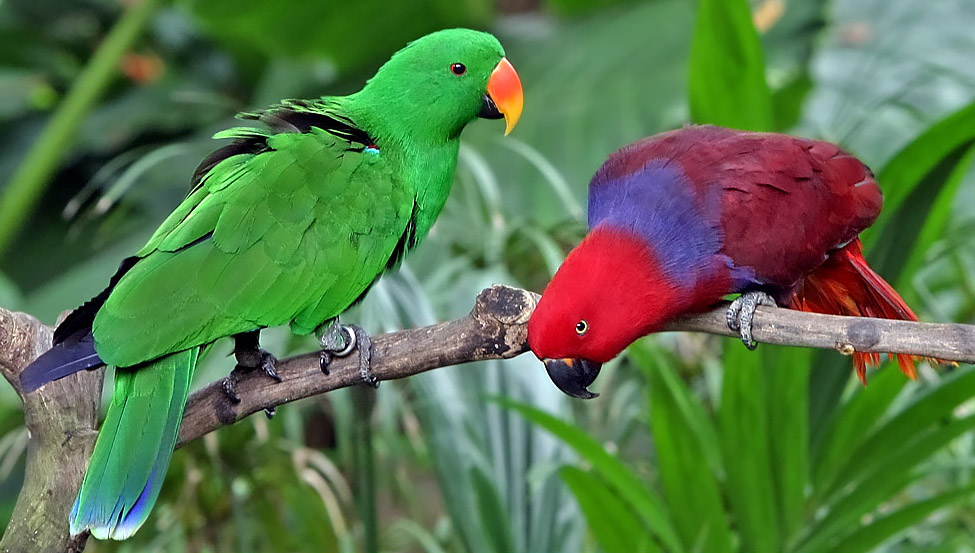
%> input picture Assignment1/Eclectus_roratus-20030511.jpg, 975 x 553 px
$ octave Assigment1.m   (GNU Octave 9; MATLAB toolbox functions it lacks are replaced by stand-ins)
%> lines starting %> are read from the running program, lines starting %| are printed output that depends on the picture
bsp_image = imread('Eclectus_roratus-20030511.jpg');
%> bsp_image is the input picture: size 553x975x3 uint8; mean R, G, B 87.6, 117.3, 74.5
assignment_image = im2double(bsp_image);
%subplot(3,3,2);
%imshow(assignment_image);
%title('Original Image')

assignment_image_2_added_brightness = assignment_image+ 0.2;
% [4 lines of commented-out code are left out]


redChannel = assignment_image(:,:,1)*0.8;
greenChannel = assignment_image(:,:,2) *0.2;
blueChannel = assignment_image(:,:,3)*0.1;
newImage = cat(3, redChannel, greenChannel, blueChannel);
% [4 lines of commented-out code are left out]


redChannel_1 = assignment_image(:,:,1)*0.3;
greenChannel_1 = assignment_image(:,:,2) *0.6;
blueChannel_1 = assignment_image(:,:,3)*0.1;
newImage_1 = 0.2126 * redChannel_1 + 0.7152 * greenChannel_1 + 0.0722 * blueChannel_1;
newImage_1 = newImage_1 / max(newImage_1(:));
% [4 lines of commented-out code are left out]


height_ = size(assignment_image, 1)*0.2;
%> height_ = 110.6
width_ = size(assignment_image,2)*0.8;
%> width_ = 780
square_image = insertShape(assignment_image, 'FilledRectangle', [width_, height_, 10, 10], 'Color', 'white', 'Opacity', 1);
%subplot(3,3,7);
%imshow(square_image);
%title('Sliced Image')

Image_with_horizontical_line = assignment_image;
Image_with_horizontical_line(415, 1:975, 1) = 1;
Image_with_horizontical_line(415, 1:975, 2) = 1;
Image_with_horizontical_line(415, 1:975, 3) = 1;
%subplot(3,3,8);
%imshow(Image_with_horizontical_line);
%title('Horizonticle line')


Image_with_verticle_line = assignment_image;
Image_with_verticle_line(1:553, 244, 1)=1;
Image_with_verticle_line(1:553,244,2)=1;
Image_with_verticle_line(1:553,244,3)=1;

% [8 lines of commented-out code are left out]

Yimg_red = assignment_image(:,:,1)*0.299;
Yimg_green = assignment_image(:,:,2)* 0.587;
Yimg_blue = assignment_image(:,:,3)*0.114;

Yimg = Yimg_red + Yimg_green + Yimg_blue;
%imshow(Yimg);

Uimg_red = assignment_image(:,:,1)* (-0.14713);
Uimg_green = assignment_image(:,:,2)* (-0.28886);
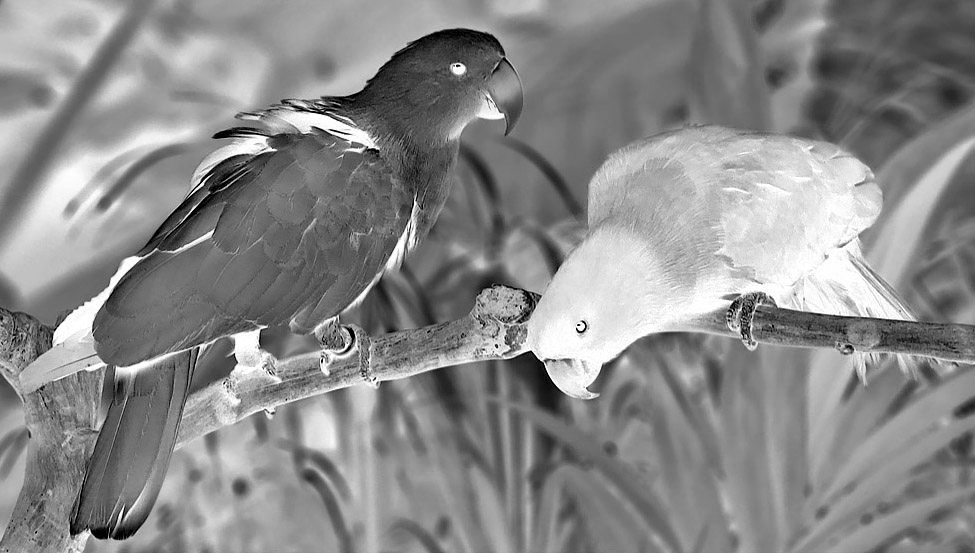
%> Uimg_green: size 553x975 double; min -0.289, max 0, mean -0.133; drawn with min black and max white
Uimg_blue = assignment_image(:,:,3) * 0.436;

Uimg = Uimg_red + Uimg_green + Uimg_blue;
%imshow(Uimg);

Vimg_red = assignment_image(:,:,1)* 0.615;
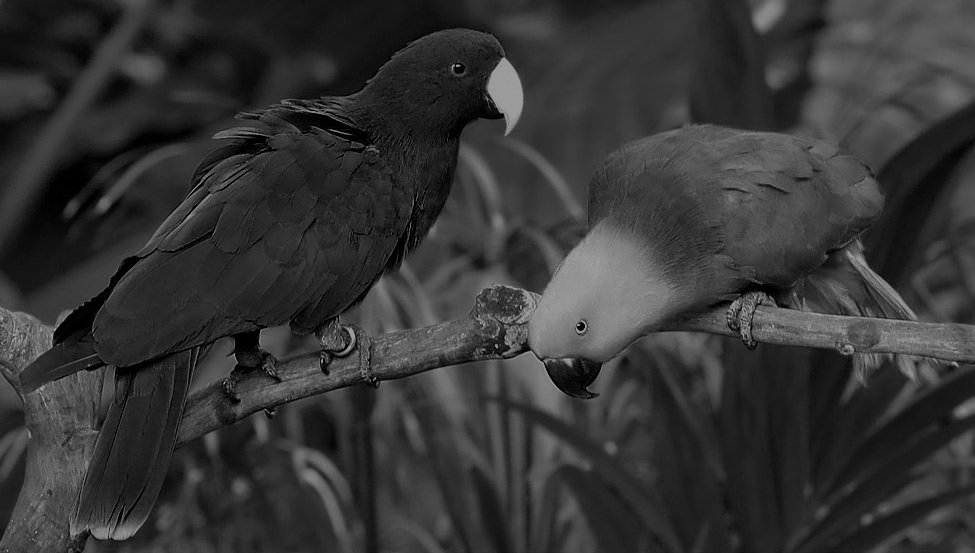
%> Vimg_red: size 553x975 double; min 0, max 0.615, mean 0.211
Vimg_green = assignment_image(:,:,2)* (-0.51499);
Vimg_blue = assignment_image(:,:,3) * (-0.10001);
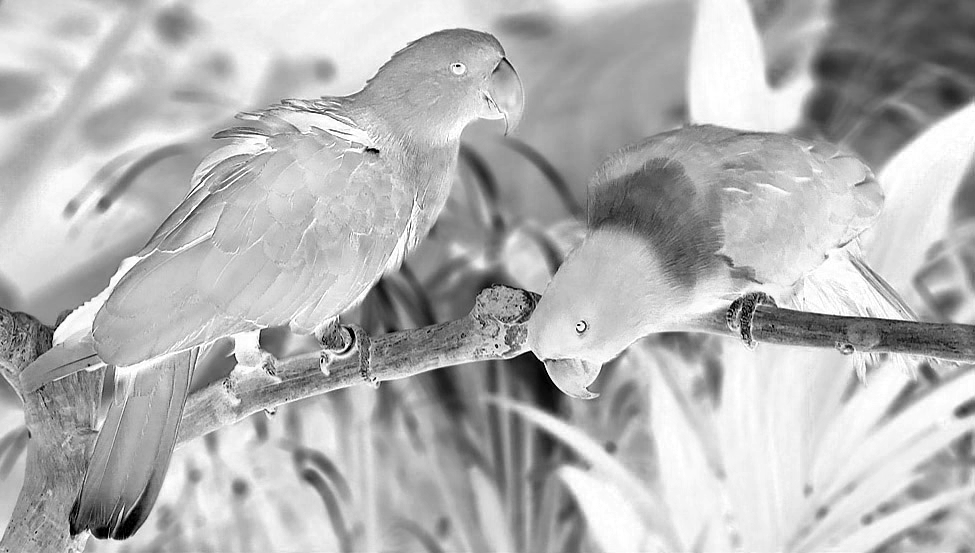
%> Vimg_blue: size 553x975 double; min -0.1, max 0, mean -0.0292; drawn with min black and max white

Vimg = Vimg_red + Vimg_green + Vimg_blue;
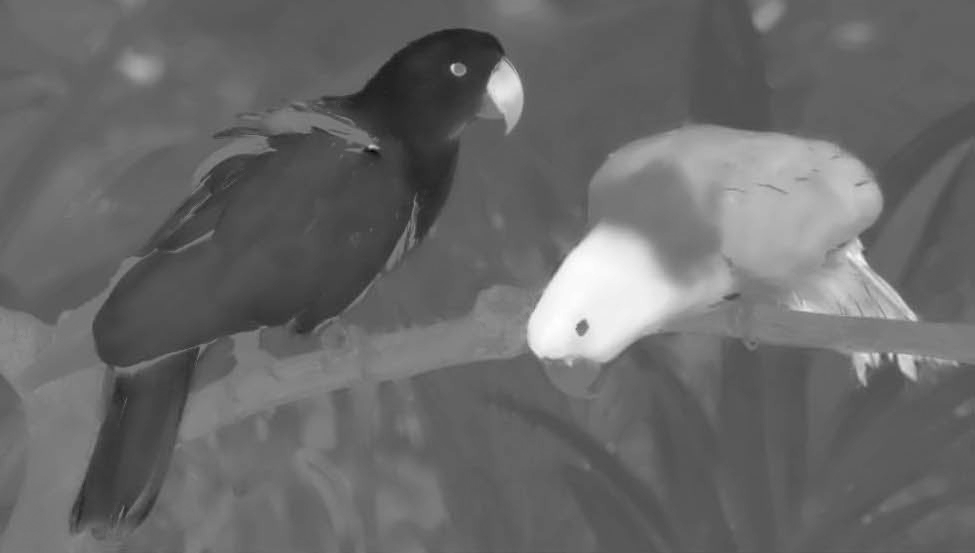
%> Vimg: size 553x975 double; min -0.458, max 0.515, mean -0.0548; drawn with min black and max white
%imshow(Vimg);

YUV_img = cat(3, Yimg, Uimg, Vimg);
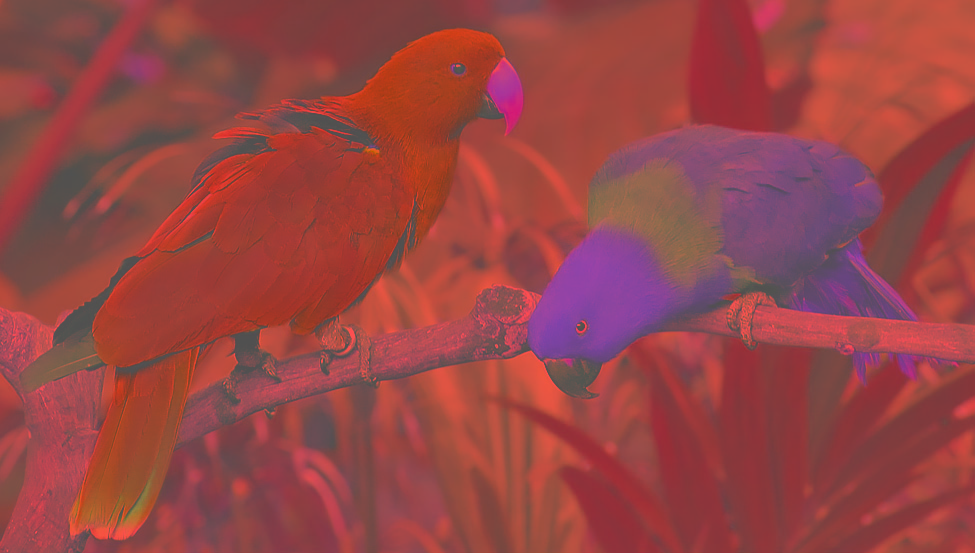
%> YUV_img: size 553x975x3 double; mean R, G, B 0.406, -0.0561, -0.0548; drawn with min black and max white

% [7 lines of commented-out code are left out]

Rimg_y = YUV_img(:,:,1) * 1;
Gimg_y = YUV_img(:,:,2) * 0;
%> Gimg_y: size 553x975 double; every value is 0
Bimg_y = YUV_img(:,:,3) * 1.13983;


Img_y = Rimg_y + Gimg_y + Bimg_y;
%imshow(Img_y);

Rimg_u = YUV_img(:,:,1) * 1;
Gimg_u = YUV_img(:,:,2) * (-0.39465);
Bimg_u = YUV_img(:,:,3) * (-0.58060);
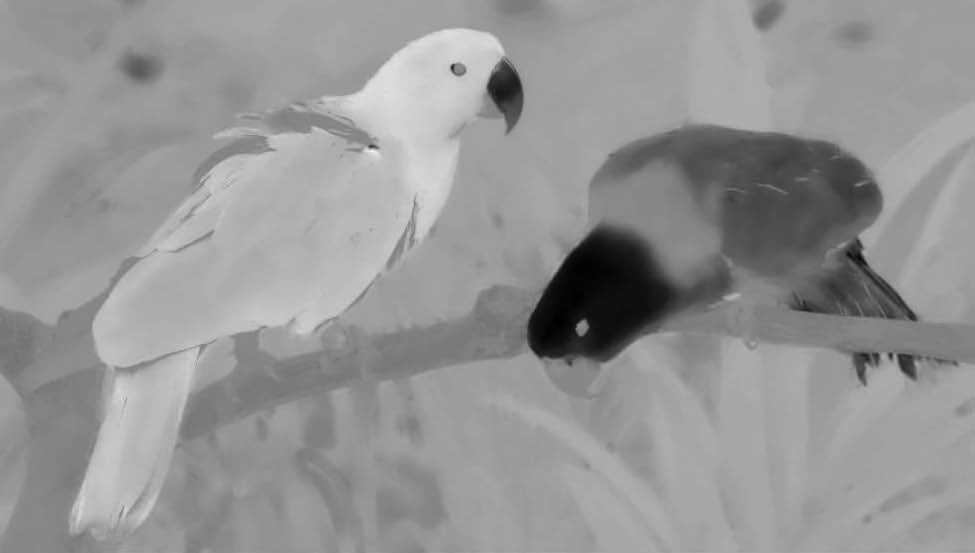
%> Bimg_u: size 553x975 double; min -0.299, max 0.266, mean 0.0318; drawn with min black and max white

Img_u = Rimg_u + Gimg_u + Bimg_u;
%imshow(Img_u);

Rimg_v = YUV_img(:,:,1) * 1;
Gimg_v = YUV_img(:,:,2) * 2.03211;
Bimg_v = YUV_img(:,:,3) * 0;
%> Bimg_v: size 553x975 double; every value is 0

Img_v = Rimg_v + Gimg_v + Bimg_v;
%imshow(Img_v);

RGB_img=cat(3, Img_y, Img_u, Img_v);
%subplot(3,3,10);
%imshow(RGB_img);
%title('YUV2RGB image')

filter = fspecial('gaussian',[9 9],10);
Y_filtered = imfilter(Img_y,filter,'same');

Blured_img_Y = cat(3, Y_filtered, Img_u, Img_v);
%imshow(Blured_img_Y);
blurred_Rimg_y = Blured_img_Y(:,:,1) * 1;
blurred_Gimg_y = Blured_img_Y(:,:,2) * 0;
%> blurred_Gimg_y: size 553x975 double; every value is 0
blurred_Bimg_y = Blured_img_Y(:,:,3) * 1.13983;


blurred_Img_y = blurred_Rimg_y + blurred_Gimg_y + blurred_Bimg_y;
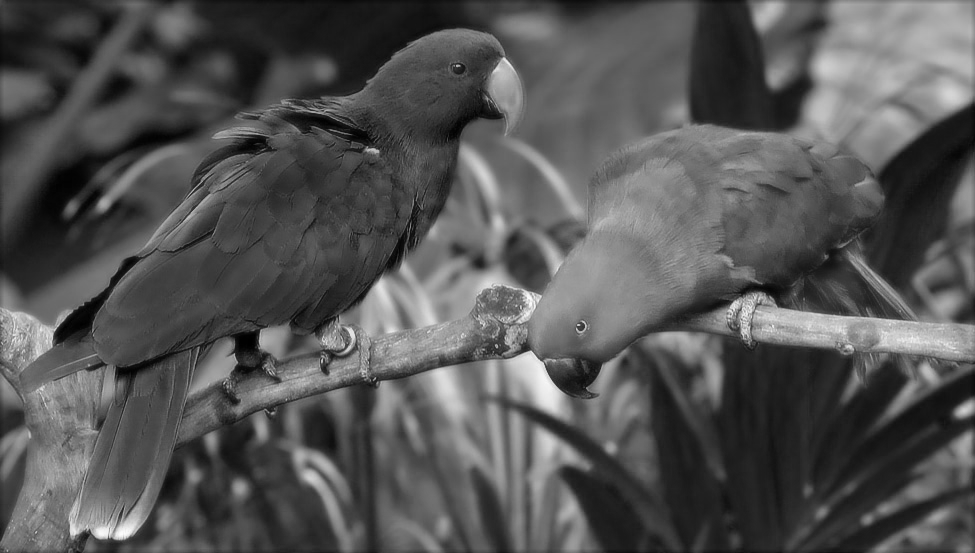
%> blurred_Img_y: size 553x975 double; min 0.00254, max 2.01, mean 0.674; drawn with min black and max white
%imshow(blurred_Img_y);

blurred_Rimg_u = Blured_img_Y(:,:,1) * 1;
blurred_Gimg_u = Blured_img_Y(:,:,2) * (-0.39465);
blurred_Bimg_u = Blured_img_Y(:,:,3) * (-0.58060);

blurred_Img_u = blurred_Rimg_u + blurred_Gimg_u + blurred_Bimg_u;
%imshow(blurred_Img_u);

blurred_Rimg_v = Blured_img_Y(:,:,1) * 1;
blurred_Gimg_v = Blured_img_Y(:,:,2) * 2.03211;
blurred_Bimg_v = Blured_img_Y(:,:,3) * 0;

blurred_Img_v = blurred_Rimg_v + blurred_Gimg_v + blurred_Bimg_v;
imshow(blurred_Img_v);

blurred_RGB_img=cat(3, blurred_Img_y, blurred_Img_u, blurred_Img_v);
%imshow(blurred_RGB_img);


whos
